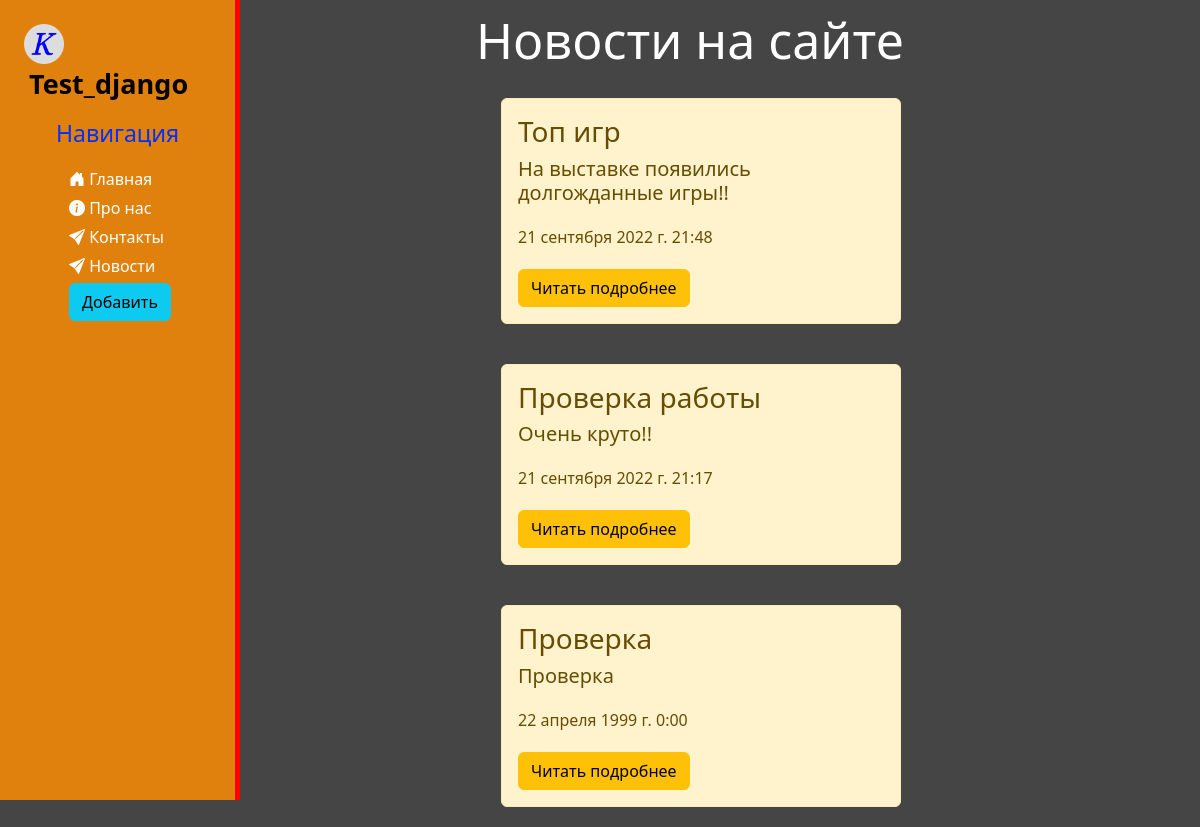
The page /news/ on the database as committed earlier.
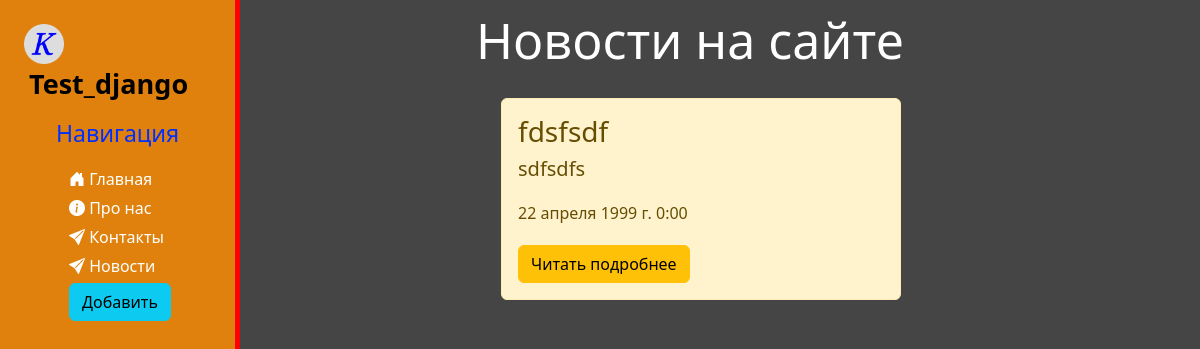
The same page on the database as committed later.
### news/models.py (models this page shows, shortened)
class Artiles(models.Model):
    title = models.CharField('Название', max_length=50)
    anons = models.CharField('Анонс', max_length=250,)
    full_text = models.TextField('Статья')
    date = models.DateTimeField('Дата публикации')
    class Meta:
        verbose_name = 'Новость'
        verbose_name_plural = 'Новости'

### news/views.py (the view)
def news_home(request):
    news = Artiles.objects.order_by('-date')
    return render(request, 'news/news_home.html', {'news': news})

### news/templates/news/news_home.html (shortened to what this page needs)
{% extends 'main/layout.html' %}
{% block content %}
    <div class="features">
        <h1>Новости на сайте</h1>
        {% if news %}
            {% for el in news%}
                <div class="alert alert-warning">
                    <h3>{{ el.title }}</h3>
                    <h5>{{ el.anons}}</h5>
                    <p>{{ el.date}}</p>
                    <a href="{% url 'news-detail' el.id %}" class="btn btn-warning">Читать подробнее</a>
                </div>
            {% endfor %}
        {% else %}
            <p>Еще нет новостей</p>
        {% endif %}
    </div>
{% endblock  %}

Rows that differ between the two databases and show on the page:
removed Artiles: title "Топ игр", anons "На выставке появились долгожданные игры!!", date "21 сентября 2022 г. 21:48"
removed Artiles: title "Проверка работы", anons "Очень круто!!", date "21 сентября 2022 г. 21:17"
removed Artiles: title "Проверка", anons "Проверка", date "22 апреля 1999 г. 0:00"
added Artiles: title "fdsfsdf", anons "sdfsdfs", date "22 апреля 1999 г. 0:00"
